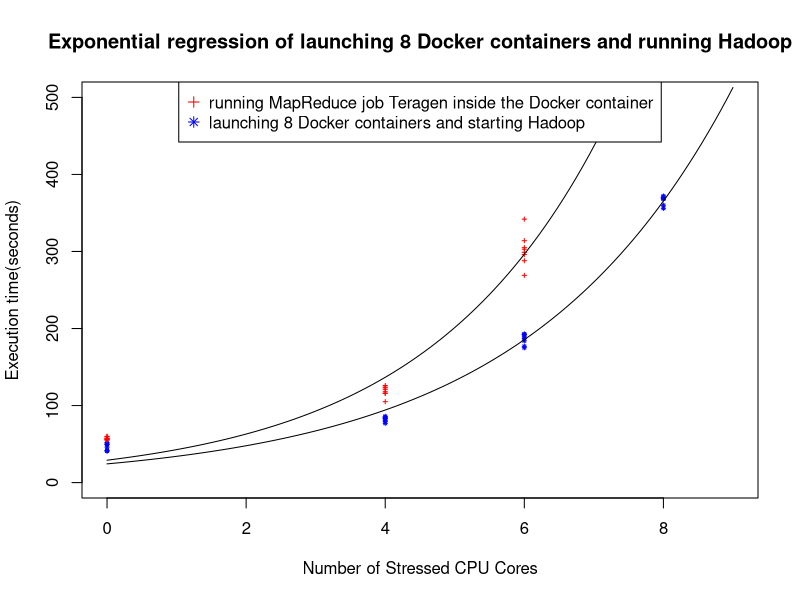

Recreate this plot in R.
#!/usr/bin/Rscript
# this is for plotting the tendency of Docker container with stressed cpu cores
old=getwd();
basedir="/home/peipei/course/CSC547/experiment_docker_hadoop/stress_docker";
setwd(basedir);

hadoop_no_stress=c(42,50,52,41,49,41,50,46);
hadoop_cpu4_stress=c(79,83,85,86,77,84,81,83);
hadoop_cpu6_stress=c(177,192,184,189,175,192,193,187);
hadoop_cpu8_stress=c(372,368,360,356,369,369,370,370);
hadoop_stress=c(hadoop_no_stress,hadoop_cpu4_stress,hadoop_cpu6_stress,hadoop_cpu8_stress);
x_hadoop=c(rep(0,each=8),rep(4,each=8),rep(6,each=8),rep(8,each=8))

job_no_stress=c(56,60,57,55,58,56,60,57);
job_cpu4_stress=c(123,126,118,105,124,116,116,121);
job_cpu6_stress=c(314,269,299,303,342,296,288,305);
job_stress=c(job_no_stress,job_cpu4_stress,job_cpu6_stress);
x_job=c(rep(0,each=8),rep(4,each=8),rep(6,each=8));

name="stress_cpu";
png(paste(getwd(),paste(name,"png",sep="."),sep="/"));
plot(x=NULL,y=NULL,mai="Exponential regression of launching 8 Docker containers and running Hadoop",xlab="Number of Stressed CPU Cores",ylab="Execution time(seconds)",xlim=range(0:9),ylim=range(0:500));


f <- function(x,a,b) {a * exp(b * x)}

points(x_hadoop,hadoop_stress,type="p",pch=8,cex=0.4,col="blue");
#reg1<-lm(hadoop_stress~x_hadoop);
#reg1<-lm(log(hadoop_stress)~x_hadoop);
#reg1<-nls(hadoop_stress~exp(b*x_hadoop),start=list(b=1.3));
#abline(reg1,col="blue");

reg1<-nls(hadoop_stress~f(x_hadoop,a,b),start=c(a=1, b=1));
co <- coef(reg1);
curve(f(x, a=co[1], b=co[2]), add = TRUE);

points(x_job,job_stress,type="p",pch=3,cex=0.4,col="red");
#reg2<-lm(job_stress~x_job);
#reg2<-lm(log(job_stress)~x_job);
#reg2<-nls(job_stress~exp(a*x_job),start=list(a=1.3));
#reg2<-nls(job_stress~f(x_job,a,b),start=c(a=2, b=1));
#abline(reg2,col="red");

reg2<-nls(job_stress~f(x_job,a,b),start=c(a=1, b=1));
co <- coef(reg2);
curve(f(x, a=co[1], b=co[2]), add = TRUE);

legend("top",horiz=FALSE,legend=c("running MapReduce job Teragen inside the Docker container","launching 8 Docker containers and starting Hadoop"), pch=c(3,8), col=c("red","blue"))

dev.off();
